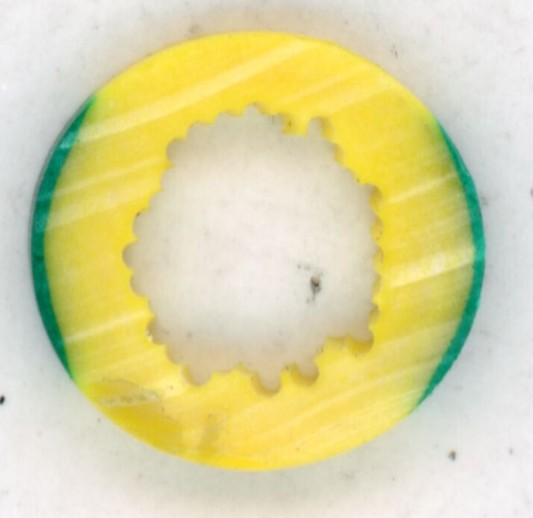
#> input picture backend/uploads/cok_telli_1.jpg, 533 x 518 px
$ python -i image_processing.py   (imports and definitions only)
#> lines starting #> are read from the running program, lines starting #| are printed output that depends on the picture; after the words box and inside, x2 and y2 are one past the last pixel; in counts of white or black regions, pixels touching at a corner belong together
#> further down, picture is the input picture: shape (518, 533, 3); mean B, G, R 161.8, 214.5, 220.1
import cv2
import numpy as np


# [99 lines left out: functions load_image, preprocess_image, find_all_contours, select_outer_and_inner_contours, get_largest_contour, get_contour_center and 1 more, not called in this run]

def preprocess_color_cable(image):
    hsv = cv2.cvtColor(image, cv2.COLOR_BGR2HSV)
#> hsv: shape (518, 533, 3); mean H, S, V 37.3, 74.1, 224.2

    # Yellow insulation mask
    lower_yellow = np.array([15, 40, 40])
    upper_yellow = np.array([45, 255, 255])
    yellow_mask = cv2.inRange(hsv, lower_yellow, upper_yellow)
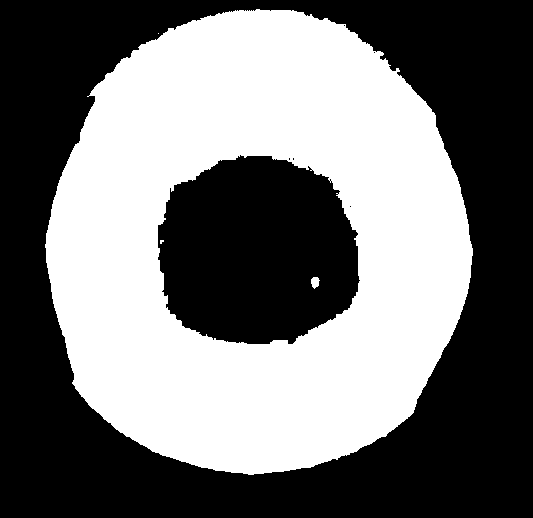
#> yellow_mask: shape (518, 533); 45.4% white; 4 white regions (2 under 20 px), largest, box (x1, y1, x2, y2) and area: (45, 9, 473, 475) 125127, (311, 277, 320, 289) 77

    # Green edge mask
    lower_green = np.array([35, 30, 30])
    upper_green = np.array([95, 255, 255])
    green_mask = cv2.inRange(hsv, lower_green, upper_green)
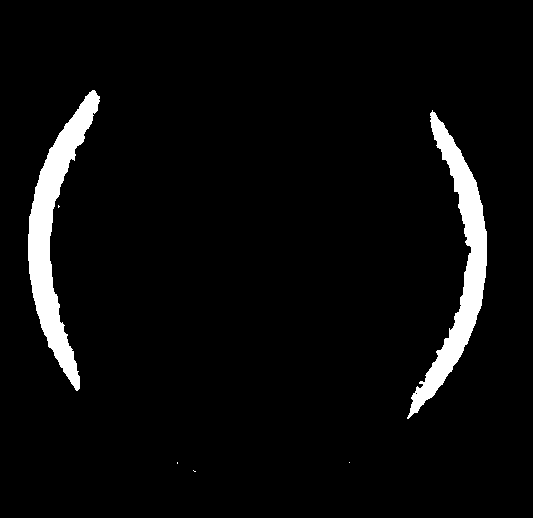
#> green_mask: shape (518, 533); 4.5% white; 6 white regions (4 under 20 px), largest, box (x1, y1, x2, y2) and area: (28, 90, 100, 391) 6474, (407, 110, 487, 419) 6069

    mask = cv2.bitwise_or(yellow_mask, green_mask)
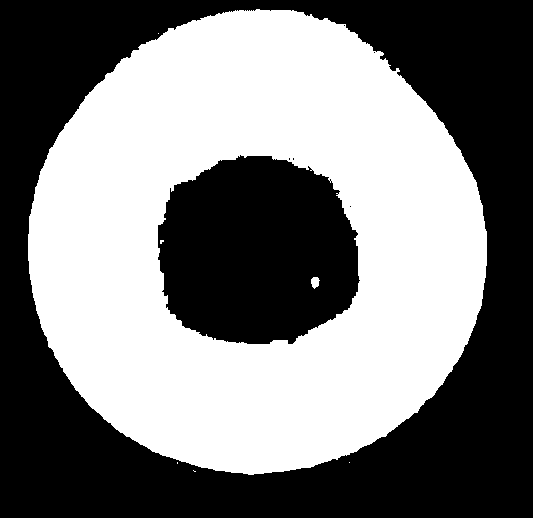
#> mask: shape (518, 533); 48.9% white; 7 white regions (5 under 20 px), largest, box (x1, y1, x2, y2) and area: (28, 9, 487, 475) 134852, (311, 277, 320, 289) 77

    kernel = np.ones((5, 5), np.uint8)
    mask = cv2.morphologyEx(mask, cv2.MORPH_CLOSE, kernel, iterations=2)
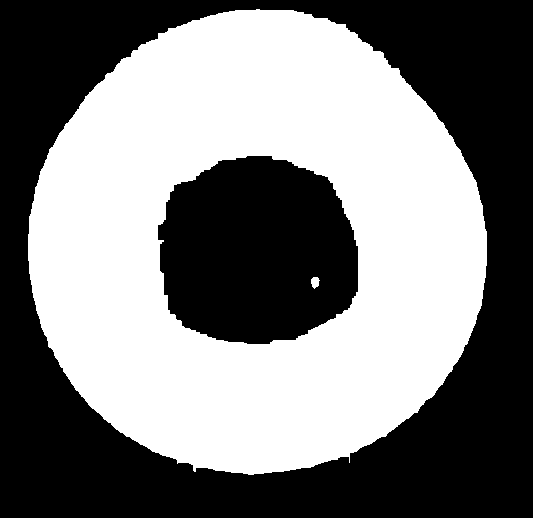
#> mask: shape (518, 533); 49% white; 2 white regions, box (x1, y1, x2, y2) and area: (28, 9, 487, 475) 135223, (311, 277, 320, 289) 77
    mask = cv2.morphologyEx(mask, cv2.MORPH_OPEN, kernel, iterations=1)
#> mask: shape (518, 533); 49% white; 2 white regions, box (x1, y1, x2, y2) and area: (28, 10, 487, 475) 135189, (311, 277, 319, 287) 72

    return mask

>>> import cv2
>>> picture = cv2.imread('uploads/cok_telli_1.jpg')
>>> result = preprocess_color_cable(picture)
